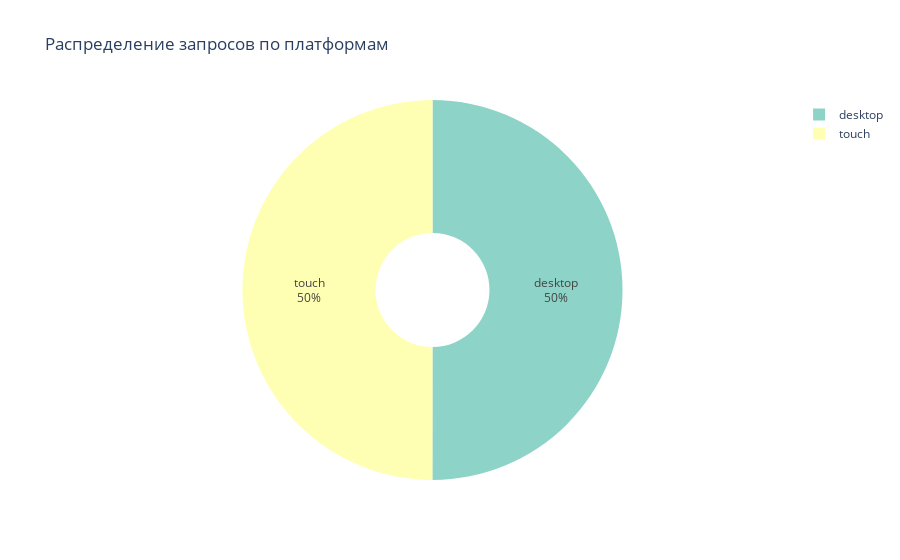

Notebook code cell kept with this figure:
### Code cell
# ИНТЕРАКТИВНЫЙ АНАЛИЗ С PLOTLY
print("\n📊 СОЗДАНИЕ ИНТЕРАКТИВНЫХ ГРАФИКОВ")

# 1. Распределение по платформам (интерактивная круговая диаграмма)
platform_counts = df_polars.group_by('platform').agg(pl.count().alias('count'))

fig1 = px.pie(platform_counts.to_pandas(), 
              values='count', 
              names='platform',
              title='Распределение запросов по платформам',
              color_discrete_sequence=px.colors.qualitative.Set3,
              hole=0.3)

fig1.update_traces(textposition='inside', textinfo='percent+label')
fig1.update_layout(showlegend=True)
fig1.show()

### Figure 1 — Plotly figure (JSON) as saved in the notebook; plotly's stock layout.template omitted (floating-point values rounded to 4 significant figures)
{"data": [{"domain": {"x": [0, 1], "y": [0, 1]}, "hole": 0.3, "hovertemplate": "platform=%{label}<br>count=%{value}<extra></extra>", "labels": ["touch", "desktop"], "legendgroup": "", "name": "", "showlegend": true, "textinfo": "percent+label", "textposition": "inside", "type": "pie", "values": [49991, 50009]}], "layout": {"legend": {"tracegroupgap": 0}, "piecolorway": ["rgb(141,211,199)", "rgb(255,255,179)", "rgb(190,186,218)", "rgb(251,128,114)", "rgb(128,177,211)", "rgb(253,180,98)", "rgb(179,222,105)", "rgb(252,205,229)", "rgb(217,217,217)", "rgb(188,128,189)", "rgb(204,235,197)", "rgb(255,237,111)"], "showlegend": true, "title": {"text": "Распределение запросов по платформам"}}}
